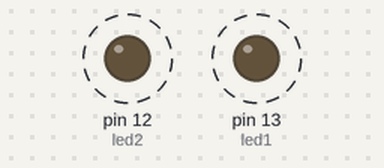
A sketch run on a simulated Arduino Uno, built with avr-gcc and run on an emulated ATmega328P. Parts: output pins drawn as LEDs (lit = HIGH). Dashed ring = blinking.

Above: at 0.2 s.
Timing chart, 0 to 4.6 s (numbered marks = the images above):
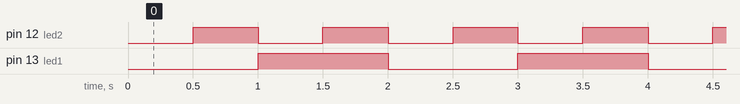

The sketch:

modul6_modif_timer.ino
```cpp
unsigned long previousMillis1 = 0;   // waktu LED 1
unsigned long previousMillis2 = 0;   // waktu LED 2

const long interval1 = 1000;         // interval LED 1 = 1 detik
const long interval2 = 500;          // interval LED 2 = 500 ms

bool ledState1 = false;              // status LED 1
bool ledState2 = false;              // status LED 2

const int led1 = 13;                 // LED pertama
const int led2 = 12;                 // LED kedua

void setup() {
  pinMode(led1, OUTPUT);
  pinMode(led2, OUTPUT);
}

void loop() {

  // Ambil waktu saat ini
  unsigned long currentMillis = millis();

  // ================= LED 1 =================
  if (currentMillis - previousMillis1 >= interval1) {
    previousMillis1 = currentMillis;   // simpan waktu terakhir
    ledState1 = !ledState1;            // toggle LED
    digitalWrite(led1, ledState1);
  }

  // ================= LED 2 =================
  if (currentMillis - previousMillis2 >= interval2) {
    previousMillis2 = currentMillis;   // simpan waktu terakhir
    ledState2 = !ledState2;            // toggle LED
    digitalWrite(led2, ledState2);
  }
}
```

Measured:
- by itself, pin 12 (led2): alternates HIGH for 0.50 s and LOW for 0.50 s
- by itself, pin 13 (led1): alternates HIGH for 1.0 s and LOW for 1.0 s
- by itself, everything shown: repeats every 2.0 s, in 4 steps
